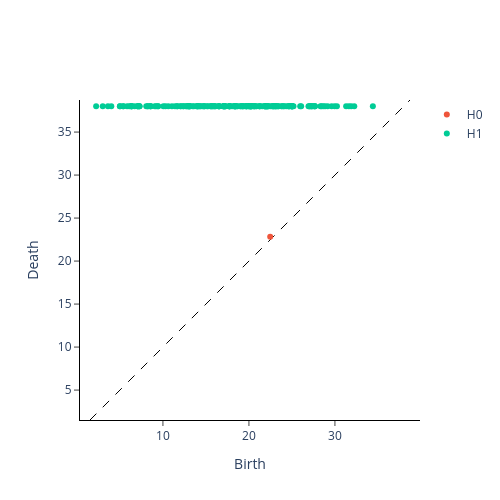

The notebook cell this image was saved under:
### Code cell
from gtda.homology import CubicalPersistence
#from gtda.plotting import PersistencePlot
cubical_persistence = CubicalPersistence(n_jobs=-1)
im8_cubical = cubical_persistence.fit_transform(im8_filtration)
#im1_cubical = cubical_persistence.fit_transform(im1_filtration)
# plot persistence diagrams on the same graph
3#plot = PersistencePlot(show=False)
#plot=cubical_persistence.plot(show=False)
#plot.plot(im1_cubical, label='Image 1')
#plot.plot(im8_cubical, label='Image 2')
#plot.show()
cubical_persistence.plot(im8_cubical)

### Figure 1 — Plotly figure (JSON) as saved in the notebook; plotly's stock layout.template omitted (floating-point values rounded to 4 significant figures; data arrays with more than 128 entries replaced by an {"elided": "..."} marker saying what was removed)
{"data": [{"hoverinfo": "none", "line": {"color": "black", "dash": "dash", "width": 1}, "mode": "lines", "showlegend": false, "type": "scatter", "x": [1.521, 38.73], "y": [1.521, 38.73]}, {"hoverinfo": "text", "hovertext": ["(22.47220505424423, 22.825424421026653)"], "mode": "markers", "name": "H0", "type": "scatter", "x": [22.47], "y": [22.83]}, {"hoverinfo": "text", "hovertext": {"elided": "193 str values"}, "mode": "markers", "name": "H1", "type": "scatter", "x": {"elided": "193 float values"}, "y": {"elided": "193 float values"}}], "layout": {"height": 500, "plot_bgcolor": "white", "width": 500, "xaxis": {"autorange": false, "domain": [0, 1], "exponentformat": "e", "linecolor": "black", "linewidth": 1, "mirror": false, "range": [0.4159, 39.83], "showexponent": "all", "showline": true, "side": "bottom", "ticks": "outside", "title": {"text": "Birth"}, "type": "linear", "zeroline": true}, "yaxis": {"autorange": false, "domain": [0, 1], "exponentformat": "e", "linecolor": "black", "linewidth": 1, "mirror": false, "range": [1.521, 38.73], "scaleanchor": "x", "scaleratio": 1, "showexponent": "all", "showline": true, "side": "left", "ticks": "outside", "title": {"text": "Death"}, "type": "linear", "zeroline": true}}}
